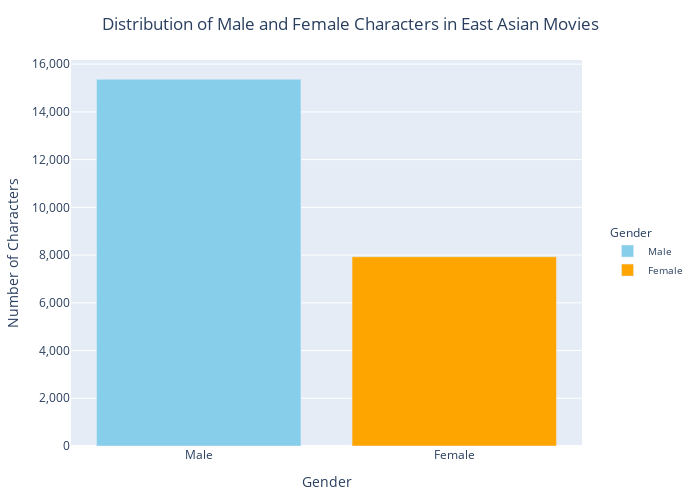

This figure's notebook cell:
### Code cell
# Filter the East Asian movies and get the count of male and female characters
gender_counts = east_asian_merged['actor_gender'].value_counts()

# Create the interactive grouped bar chart using Plotly
fig = go.Figure(data=[
    go.Bar(name='Male', x=['Male'], y=[gender_counts.get('M', 0)], marker=dict(color='skyblue')),
    go.Bar(name='Female', x=['Female'], y=[gender_counts.get('F', 0)], marker=dict(color='orange'))
])

fig.update_layout(
    title_text='Distribution of Male and Female Characters in East Asian Movies',
    title_x=0.5,
    barmode='group',  # Grouped bar chart to show the gender comparison
    xaxis_title='Gender',
    yaxis_title='Number of Characters',
    legend=dict(
        title='Gender',
        x=1.05,
        y=0.5,
        font=dict(size=10)
    ),
    xaxis=dict(
        tickvals=['Male', 'Female'],
        tickfont=dict(size=12)
    ),
    margin=dict(l=20, r=20, t=60, b=20),
    yaxis=dict(
        tickformat=',',  # Add comma as a thousands separator if the numbers are large
        title_standoff=10  # Reduces space between axis and title
    ),
    width=700,  
    height=500  
)
# Show the plot
fig.show()

### Figure 1 — Plotly figure (JSON) as saved in the notebook; plotly's stock layout.template omitted (floating-point values rounded to 4 significant figures)
{"data": [{"marker": {"color": "skyblue"}, "name": "Male", "type": "bar", "x": ["Male"], "y": [15365]}, {"marker": {"color": "orange"}, "name": "Female", "type": "bar", "x": ["Female"], "y": [7928]}], "layout": {"barmode": "group", "height": 500, "legend": {"font": {"size": 10}, "title": {"text": "Gender"}, "x": 1.05, "y": 0.5}, "margin": {"b": 20, "l": 20, "r": 20, "t": 60}, "title": {"text": "Distribution of Male and Female Characters in East Asian Movies", "x": 0.5}, "width": 700, "xaxis": {"tickfont": {"size": 12}, "tickvals": ["Male", "Female"], "title": {"text": "Gender"}}, "yaxis": {"tickformat": ",", "title": {"standoff": 10, "text": "Number of Characters"}}}}
